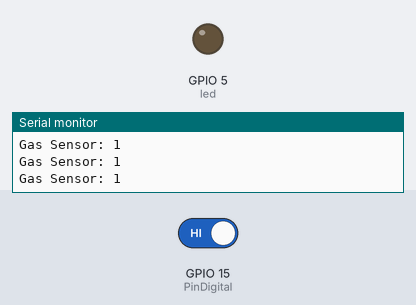
A sketch run on a simulated ESP32. Parts: output pins drawn as LEDs (lit = HIGH), the last lines printed to the serial monitor. Inputs (shaded band) come from the test bench; at power-on: GPIO 15 (PinDigital) HIGH. WiFi joins after 1.5 s; servers stay silent unless stated.

Above: at 1.3 s.
1.4 s: GPIO 15 (PinDigital) driven LOW
At 2.1 s:
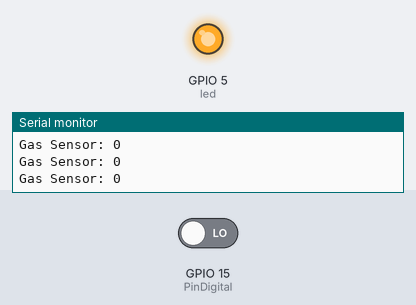
3.2 s: GPIO 15 (PinDigital) driven HIGH
At 4.0 s:
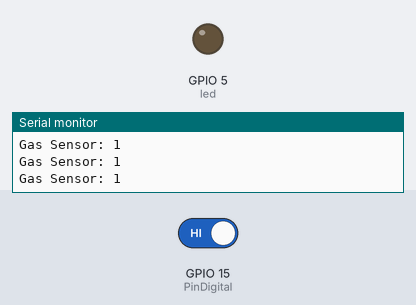
Timing chart, 0 to 6.2 s (numbered marks = the images above; inputs shaded):
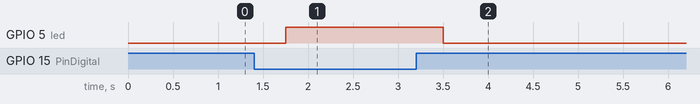

The sketch:

ESP32_dan_MQ2_Firebase.ino
```cpp
#include <FirebaseESP32.h>  //Khai báo các thư viện Firebase cho ESP32
#include <WiFi.h> //Khai báo các thư viện Wifi

#define FIREBASE_HOST "https://mq2-esp32-default-rtdb.firebaseio.com/"   //URL Realtime database
#define FIREBASE_AUTH "U7ORPM1YULidokyXd9VyTFI2erfeUtXdg0XgCEca" //Mã xác thực

#define WIFI_SSID "Dinh Thanh"
#define WIFI_PASSWORD "thanhdat16"

FirebaseData fbdo; //PUT dữ liệu vào Firebase

#define PinDigital 15         //gán chân Digital của MQ2 vào chân 15 của ESP32
#define led 5                            //gán Led
int digital;

void setup() {                                //Chương trình cài đặt
  Serial.begin(9600);
  pinMode(PinDigital, INPUT);
  pinMode(led, OUTPUT);
  WiFi.begin(WIFI_SSID, WIFI_PASSWORD);
  Firebase.begin(FIREBASE_HOST,FIREBASE_AUTH );
}

void loop() {

  digital = digitalRead(PinDigital);              //gán lệnh analog là giá trị đọc được từ Pin Digital

  Serial.print("Gas Sensor: ");                 // in ra màn hình giá trị đọc được
  Serial.println(digital);
  Firebase.setFloat(fbdo, "Gas Sensor", digital);    //hiển thị trên hệ thống Firebase
  delay(100);

  if (digital == 0)                  //nếu có khí gas digital = 0 thì đèn led sẽ sáng
  {
    digitalWrite(led,HIGH);
  }
  else
  {
    digitalWrite(led,LOW);     // nếu không có thì đèn led sẽ tắt
  }
}
```

Measured:
- after the input at 1.4 s, GPIO 5 (led): LOW → HIGH after 0.35 s
- after the input at 3.2 s, GPIO 5 (led): HIGH → LOW after 0.30 s
